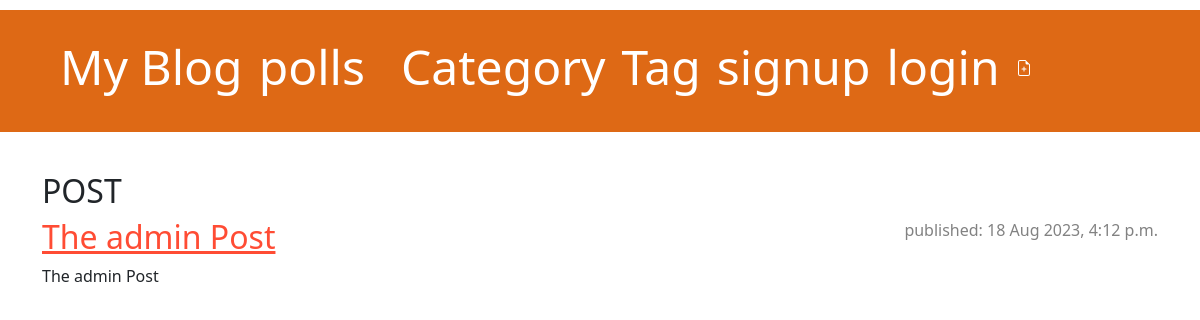
/Tag/post, run on an earlier commit of the app's database.
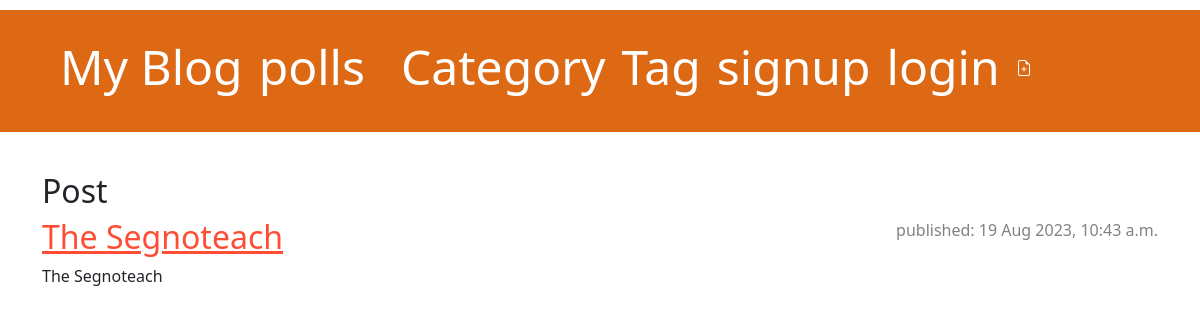
And on a later commit of the database.
### blogg/models.py (models this page shows, shortened)
class Tag(models.Model):
    name = models.CharField(max_length=256 )
    slug = AutoSlugField(populate_from='name',unique=True, blank=True, null=True)
    class Meta:
        verbose_name = "Tag"
        verbose_name_plural = "Tags"

class Post(models.Model):
    Image =models.ImageField( upload_to = 'postimg/' )
    author =models.ForeignKey(settings.AUTH_USER_MODEL, on_delete=models.CASCADE)
    title =models.CharField(max_length=300 ,null=False,blank=False)
    text =models.TextField()
    category=models.ForeignKey(Category, null=True, blank=True, on_delete=models.SET_NULL,related_name="Post_category")
    Tag = models.ManyToManyField(Tag ,related_name="Post_tags")
    create_date =  models.DateTimeField(default= timezone.now)
    published_date= models.DateTimeField(blank=True,null=True)
    slug = AutoSlugField(populate_from='title',unique=True, blank=True, null=True)

### blogg/views.py (the view)
# urls.py: path('Tag/<slug>', views.Tag_detail, name= 'Tag_detail'),
def Tag_detail(request, slug):
    TagOjb = get_object_or_404(Tag, slug=slug)
    return render(request, 'blog/Tag_detail.html', {'Tag': TagOjb})

### blogg/templates/blog/Tag_detail.html (shortened to what this page needs)
{% extends 'blog/base.html' %}
{% load static %}
{% block content %}
    <article class="Tag">
    <h2>{{ Tag.name }}</h2>
    {% for Tag_post in Tag.Post_tags.all %}
    <article class="post">
        <time class="date">published: {{ Tag_post.published_date }}</time>
        <h2><a href="{% url 'post_detail' slug=Tag_post.slug %}">{{ Tag_post.title }}</a></h2>
        <p>{{ Tag_post.title|linebreaksbr }}</p>
    </article>
    {% endfor %}
    </article>
{% endblock %}

What changed in the data, as far as the page shows it:
removed Tag: name "POST"
no longer on this page (row edited): Post: published_date "18 Aug 2023, 4:12 p.m.", title "The admin Post"
added Tag: name "Post"
added Post: published_date "19 Aug 2023, 10:43 a.m.", title "The Segnoteach"
